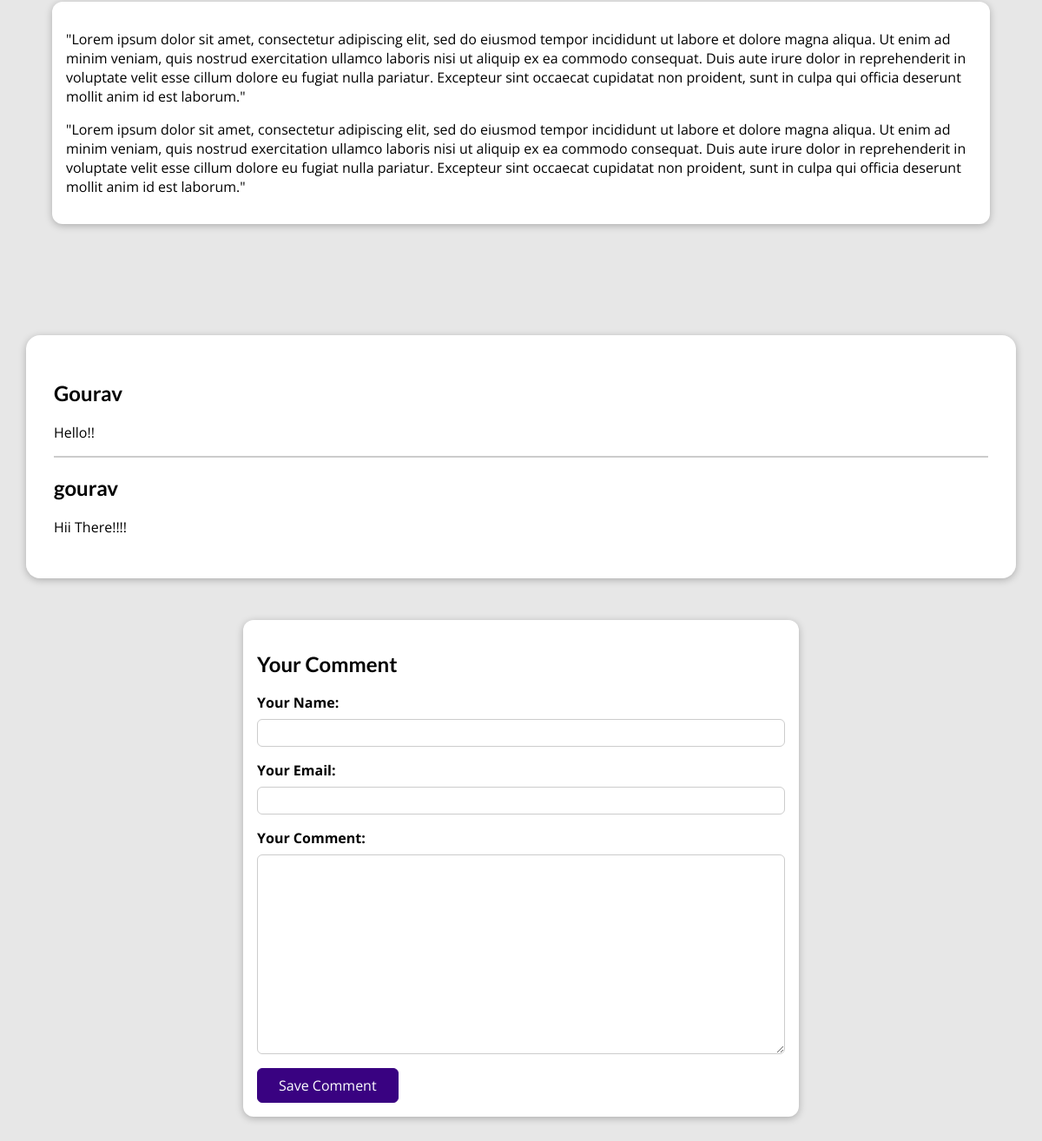
The app's page /posts/programming-is-great (lower part), older data.
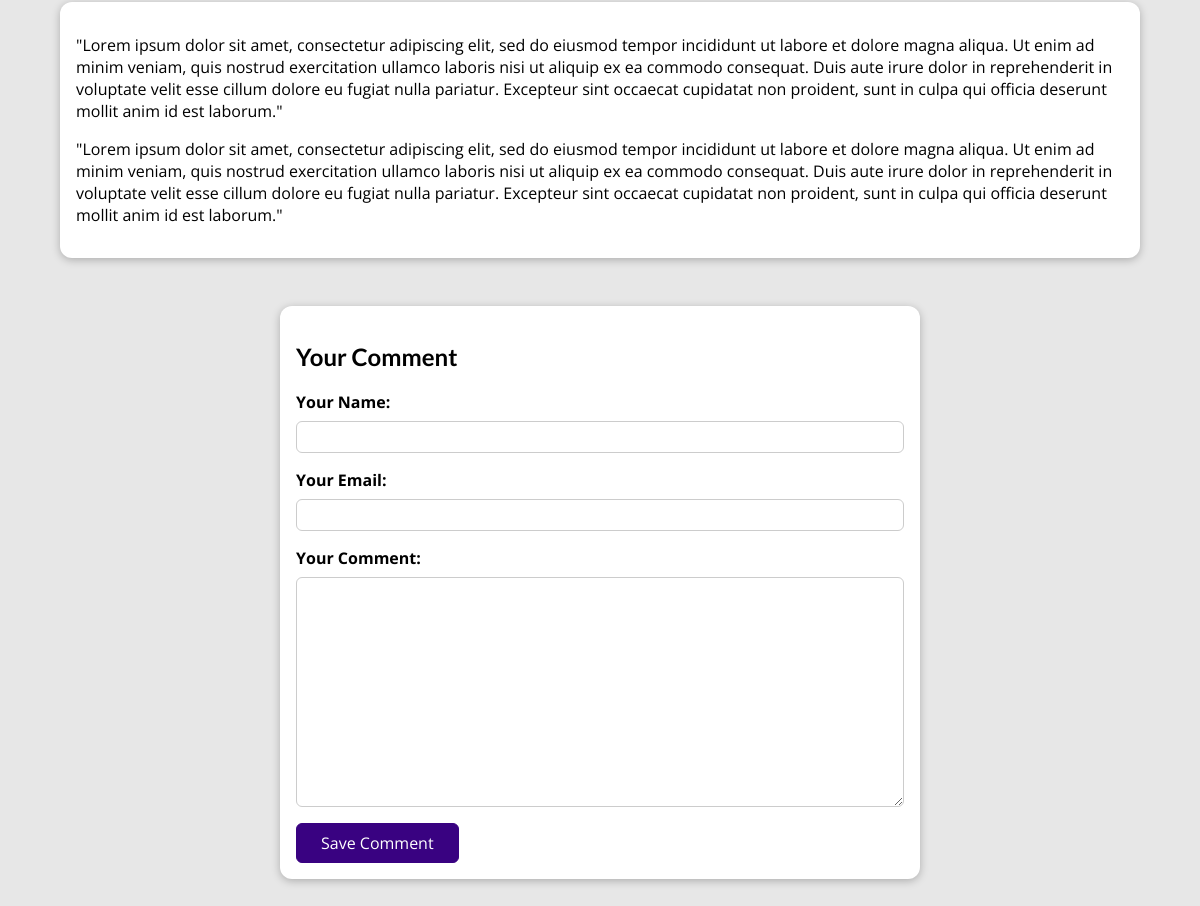
The same page, newer data.
### blog/models.py (models this page shows)
class Comment(models.Model):
    user_name = models.CharField(max_length=120)
    user_email = models.EmailField()
    text = models.TextField(max_length=400)
    post = models.ForeignKey(
        Post, on_delete=models.CASCADE, related_name="comments")

### blog/views.py (the view, shortened to what this page needs)
# urls.py: path("posts/<slug:slug>", views.SinglePostView.as_view(),
class SinglePostView(View):
    def stored_for_later(self, request, post_id):
          stored_posts = request.session.get("stored_posts")
          if stored_posts is not None:
                is_saved_for_later = post_id in stored_posts
          else:
                is_saved_for_later = False
          return is_saved_for_later
    def get(self, request, slug):
        post = Post.objects.get(slug=slug)
        context = {
          "post": post,
          "post_tags": post.tags.all(),
          "comment_form": CommentForm(),
          "comments": post.comments.all().order_by("-id"),
          "is_saved" : self.stored_for_later(request,post.id)
        }
        return render(request, "blog/post-detail.html", context)

### blog/forms.py
class CommentForm(forms.ModelForm):
    class Meta:
        model = Comment
        exclude = ["post"]
        labels = {
          "user_name": "Your Name",
          "user_email": "Your Email",
          "text": "Your Comment"
        }

### blog/models.py (called while the page is built)
    def full_name(self):
        return f"{self.first_name} {self.last_name}"

    def __str__(self):
        return self.full_name()

### blog/templates/blog/post-detail.html (shortened to what this page needs)
{% extends "base.html" %}
{% load static %}
{% block css_files %}
<link rel="stylesheet" href="{% static "blog/post-detail.css" %}" />
{% endblock %}
{% block content %}
<main>
  {{ post.content|linebreaks }}
</main>
{% if comments %}
<section id="comments">
  <ul>
    {% for comment in comments %}
      <li>
      <h2>{{ comment.user_name }}</h2>
      <p>{{ comment.text|linebreaks }}</p>
      </li>
    {% endfor %}
  </ul>
</section>
{% endif %}
<section id="comment-form">
  <h2>Your Comment</h2>
  <form action="{% url "post-detail-page" post.slug %}" method="POST">
    {% for form_field in comment_form %}
      <div class="form-control {% if form_field.errors %}invalid{% endif %} ">
        {{ form_field.label_tag }}
        {{ form_field }}
      </div>
    {% endfor %}
    <button>Save Comment</button>
  </form>
</section>
{% endblock %}

Row changes from the older to the newer data that the page shows:
removed Comment: user_name "Gourav", text "Hello!!"
removed Comment: user_name "gourav", text "Hii There!!!!"
